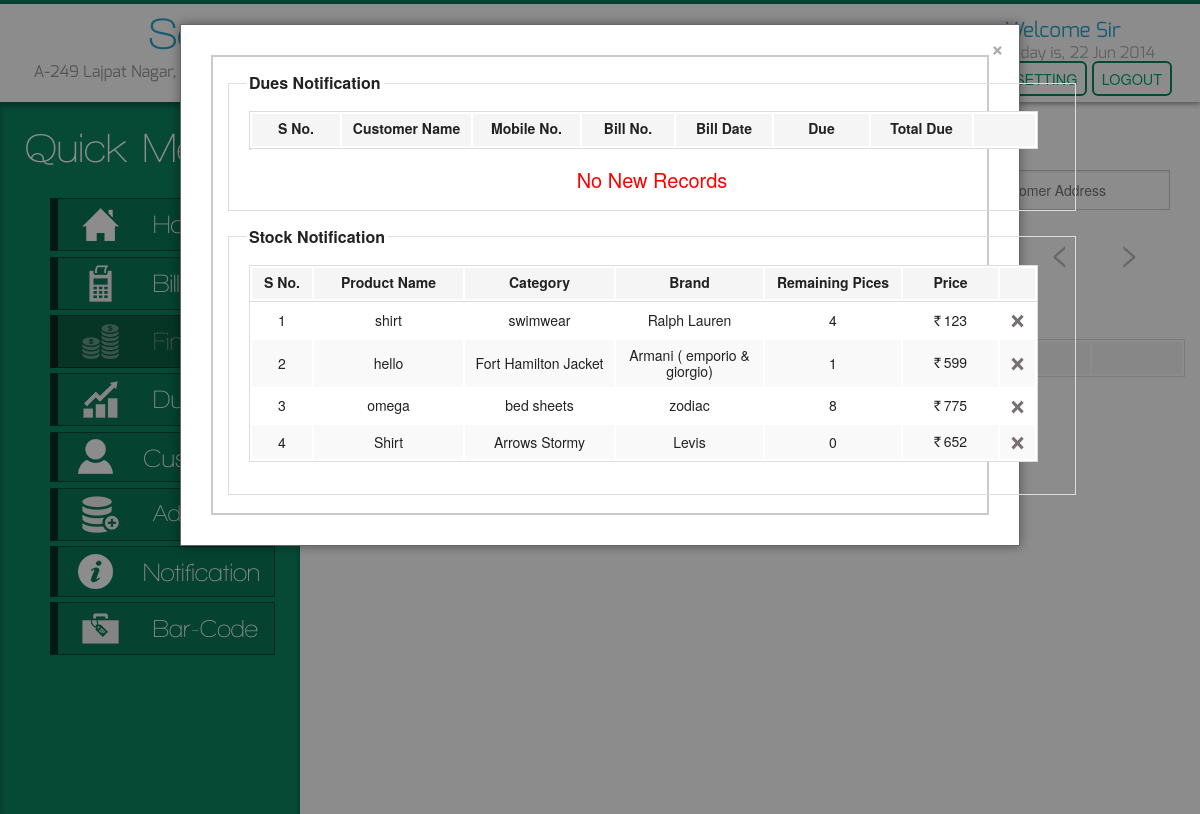
Page /customer.php (signed in) on the committed database.
### tables this page shows
CREATE TABLE `product` (
  `product_id` int(11) NOT NULL AUTO_INCREMENT,
  `barcode` varchar(20) NOT NULL,
  `category` varchar(255) NOT NULL DEFAULT 'misc',
  `product_name` varchar(255) NOT NULL,
  `qty` int(11) NOT NULL,
  `sell_qty` int(11) NOT NULL DEFAULT '0',
  `price` int(11) NOT NULL,
  `brand` varchar(255) NOT NULL,
  `color` varchar(255) NOT NULL,
  `size` varchar(255) NOT NULL,
  `type` varchar(255) NOT NULL,
  `notification_status` char(1) NOT NULL DEFAULT '1',
  `status` char(1) NOT NULL DEFAULT '1',
  PRIMARY KEY (`product_id`)
);

CREATE TABLE `category` (
  `id` int(11) NOT NULL AUTO_INCREMENT,
  `category` varchar(255) NOT NULL,
  `status` int(11) NOT NULL DEFAULT '1',
  PRIMARY KEY (`id`)
);

CREATE TABLE `brand` (
  `id` int(11) NOT NULL AUTO_INCREMENT,
  `brand` varchar(255) NOT NULL,
  `status` int(11) NOT NULL DEFAULT '1',
  PRIMARY KEY (`id`)
);

### customer.php (the view, shortened to what this page needs)
<?php include 'header.php' ?>
<div class="row">
	<?php include 'quicknav.php' ?>
	<div class="large-9 columns viewstock">
		<div class="row">
			<div class="large-6 large-centered columns" id="viewstock-heading">
			</div>
		</div>
	<form action="" method="post">
		<div class="row">
			<div class="large-12 columns">
				<div class="large-3 columns">
				</div>
				<div class="large-3 columns">
				</div>
				<div class="large-3 columns">
				</div>
				<div class="large-3 columns">
					<input list="address_datalist" type="text" id="address" name="customer_address" autocomplete="off" value="" placeholder="Customer Address" >
				</div>
			</div>
		</div>
		<div class="row manage_bill_btn">
			<div class="large-6 columns large-offset-3">
				<center>
					<button name="search_btn" id="search_btn">SEARCH</button>
					<button type="reset">RESET</button>
				</center>
			</div>
			<div class="large-3 columns arrows" style="text-align:right; padding-right:60px; padding-top:10px;">
				<span class="arrow_btn left_arrow left_move"> &lt; </span>
				<span style="margin-left:40px;" class="arrow_btn right_arrow right_move"> &gt; </span>
			</div>
		</div>
	</form>
	<div class="row manage_customer_table">
		<div class="large-12 columns ">
			<center>
				<table>
					<thead>
						<tr>
							<th><center> S No. </center></th>
							<th><center> Customer Name </center></th>
							<th><center> Mobile No. </center></th>
							<th><center> Email Id </center></th>
							<th><center> Address </center></th>
							<th></th>
						</tr>
					</thead>
				</table>
			</center>
		</div>
	</div>
	</div>
</div>
<?php include 'footer.php' ?>

### header.php (shortened to what this page needs)
<!DOCTYPE html>
 <html class="no-js" lang="en" >
<head>
  <link rel="stylesheet" href="css/style.css">
	<link rel="stylesheet" type="text/css" href="css/loading/component.css" />
</head>
<body>
	<div class="la-anim-10"></div>
	<header class="head row">
		<a href="dashboard.php">
		<div class="large-5 columns" id="head-content">
			<p>Sampoorn</p>
			<p>A-249 Lajpat Nagar, Sahibabad, Ghaziabad [+91-9871198786]</p>
		</div>
		</a>
		<div class="large-offset-5 large-2 columns system-detail">
			<p>Welcome Sir</p>
			<p>Today is,
				<span>
					<?php date_default_timezone_set('UTC'); echo date("j M Y"); ?>
				</span>
			 </p>
			 <p>
			 	<a href="system_wizard.php">SETTING</a>
			 	<a href="#" id="logout">LOGOUT</a>
			 </p>
		</div>
	</header>
<?php
$username = $_SESSION['username'];
$query_user = mysql_query("SELECT * FROM user WHERE username = '$username'");
$row_user = mysql_fetch_array($query_user);
$stock_item = $row_user['stock_item'];
$abc = "-".$row_user['due_day']." days";
$from_date = date('Y-m-d', strtotime($abc));
if($row_user['notification'] == "1")
{
	$query_bill_from = mysql_query("SELECT id from bill WHERE created_date > '$from_date' ORDER BY id ASC LIMIT 1");
	$sql_stock = "SELECT product.product_id  AS product_id , category.category AS category ,
		product.product_name AS product_name , product.qty AS qty , product.price AS price,
		brand.brand AS brand ,  product.sell_qty AS sell_qty
		FROM product,category,brand WHERE product.category = category.id AND product.brand = brand.id
		AND product.status = 1 AND product.notification_status = 1 AND product.qty - product.sell_qty <= {$stock_item}";
	$query_stock = mysql_query($sql_stock) or die(mysql_error());
?>
	<div id="notification_modal" class="reveal-modal large" style="margin-top:-80px;">
		<div class="row" >
			<div class="large-12 columns large-centered noti_modal" >
			<fieldset>
				<legend>Dues Notification</legend>
				<table id="due_noti_heading">
				<thead>
					<tr>
						<th><center> S No. </center></th>
						<th><center> Customer Name </center></th>
						<th><center> Mobile No. </center></th>
						<th><center> Bill No. </center></th>
						<th><center> Bill Date </center></th>
						<th><center> Due </center></th>
						<th><center> Total Due </center></th>
						<th></th>
					</tr>
				</thead>
				</table>
				<div id="due_noti_table">
				<table>
				</table>
				</div>
				<?php
				if(mysql_num_rows($query_bill_from) > 0)
				{
					if(mysql_num_rows($query_bill) > 0)
					{
					}
					else
					{
						echo '<div style="text-align:center; font-size:20px;color:red;">
							No New Records
						</div>';
					}
				}
				else
				{
					echo '<div style="text-align:center; font-size:20px;color:red;">
						No New Records
					</div>';
				}
				?>
			</fieldset>
			<fieldset>
				<legend>Stock Notification</legend>
				<table id="stock_noti_heading">
				<thead>
					<tr>
						<th><center> S No. </center></th>
						<th><center> Product Name </center></th>
						<th><center> Category </center></th>
						<th><center> Brand </center></th>
						<th><center> Remaining Pices </center></th>
						<th><center> Price </center></th>
						<th></th>
					</tr>
				</thead>
				</table>
				<div id="stock_noti_table">
				<table>
					<tbody>
					<?php
					if(mysql_num_rows($query_stock) > 0)
					{
						while($row_stock = mysql_fetch_array($query_stock))
						{
							$remaining_pices = $row_stock['qty'] - $row_stock['sell_qty'];
							echo "<tr>";
							echo "<td></td>";
							echo "<td class='product_name'>".$row_stock['product_name']."</td>";
							echo "<td>".$row_stock['category']."</td>";
							echo "<td>".$row_stock['brand']."</td>";
							echo "<td>".$remaining_pices."</td>";
							echo "<td><span class='WebRupee'>Rs. </span>".$row_stock['price']."</td>";
							echo "<td><span class='remove_notification_stock'><img src='img/iconmonstr-x-mark-icon.png' title='Delete product from notification' style='height:18px;'></span></td>";
							echo "</tr>";
						}
					}
					?>
					</tbody>
				</table>
				</div>
			</fieldset>
			</div>
		</div>
	<a class="close-reveal-modal modal_close">&#215;</a>
	</div>
<?php
}
?>

### css/style.css (style rules this page uses)
body { border-top: 4px solid #0a855f; height: 100%; }
button { background: #0a855f; border: none; border-radius: 6px; box-shadow: none; margin-right: 10px; font-weight: lighter; margin-bottom: 0.4em; }
th { width: 180px; text-align: center; }
td { cursor: pointer; }
.WebRupee { font-family: 'webrupeebook'; }
header { height: 100%; -webkit-box-shadow: 0px 1px 5px 1px rgba(0,0,0,0.4); box-shadow: 0px 1px 5px 1px rgba(0,0,0,0.4); }
.head { padding-top: 8px; padding-bottom: 2px; }
.head #head-content p { text-align: center; }
.head #head-content p:nth-child(1) { color: #2ba6cb; font-size: 2.8em; font-family: 'WalkwayBoldRegular'; }
.head #head-content p:nth-child(2) { margin-top: -5px; color: rgba(0,0,0,0.4); font-family: 'ExoRegular'; font-size: 1em; line-height: 2.6; }
.system-detail { height: 100%; padding: 5px; }
.system-detail p:nth-child(1) { padding-top: 4px; color: #2ba6cb; font-size: 1.3em; font-family: 'ExoRegular'; }
.system-detail p:nth-child(2) { color: #b1b1b1; font-size: 1em; font-family: 'ExoRegular'; line-height: 1.4; }
.system-detail p:nth-child(3) { line-height: 1.9; }
.system-detail p:nth-child(3) a { padding-left: 8px; padding-right: 8px; padding-top: 5px; padding-bottom: 5px; font-size: 0.9em; border-radius: 6px; color: #00a773; border: 2px solid #0a855f; }
.viewstock #viewstock-heading { text-align: center; font-size: 1.8em; color: #0a855f; padding-top: 10px; padding-bottom: 10px; font-family: 'sansationregular'; border-bottom: 5px double #0a855f; margin-bottom: 15px; }
.viewstock input,.viewstock select { height: 40px; }
.manage_bill_btn button { width: 200px !important; }
.manage_customer_table table { margin-top: 20px; }
.manage_customer_table table tr th:nth-child(1) { width: 80px; }
.manage_customer_table table tr th:nth-child(2) { width: 270px; }
.manage_customer_table table tr th:nth-child(3) { width: 140px; }
.manage_customer_table table tr th:nth-child(4) { width: 220px; }
.manage_customer_table table tr th:nth-child(5) { width: 240px; }
.manage_customer_table table tr th:nth-child(6) { width: 120px; }
.arrow_btn { font-size:35px; cursor:pointer; color:#bcbcbc; }
#notification_modal .noti_modal { border:2px solid #CACACA; }
#notification_modal #due_noti_table { max-height: 173px; overflow-y: auto; margin-top: -21px; border-top: none; width: 806px; }
#notification_modal #due_noti_heading tr th:nth-child(1) { width: 88px; }
#notification_modal #due_noti_heading tr th:nth-child(2) { width: 129px; }
#notification_modal #due_noti_heading tr th:nth-child(3) { width: 107px; }
#notification_modal #due_noti_heading tr th:nth-child(4) { width: 92px; }
#notification_modal #due_noti_heading tr th:nth-child(5) { width: 96px; }
#notification_modal #due_noti_heading tr th:nth-child(6) { width: 95px; }
#notification_modal #due_noti_heading tr th:nth-child(7) { width: 101px; }
#notification_modal #due_noti_heading tr th:nth-child(8) { width: 61px; }
#notification_modal #stock_noti_table { max-height: 173px; overflow-y: auto; margin-top: -21px; border-top: none; width: 806px; }
#stock_noti_table table tr { height: 32px; }
#notification_modal #stock_noti_heading tr th:nth-child(1) { width: 60px; }
#notification_modal #stock_noti_heading tr th:nth-child(2) { width: 149px; }
#notification_modal #stock_noti_heading tr th:nth-child(3) { width: 149px; }
#notification_modal #stock_noti_heading tr th:nth-child(4) { width: 147px; }
#notification_modal #stock_noti_heading tr th:nth-child(5) { width: 136px; }
#notification_modal #stock_noti_heading tr th:nth-child(6) { width: 95px; }
#notification_modal #stock_noti_heading tr th:nth-child(7) { width: 35px; }
#notification_modal #stock_noti_table tr td:nth-child(1) { width: 60px; text-align: center; }
#notification_modal #stock_noti_table tr td:nth-child(2) { width: 149px; text-align: center; }
#notification_modal #stock_noti_table tr td:nth-child(3) { width: 149px; text-align: center; }
#notification_modal #stock_noti_table tr td:nth-child(4) { width: 147px; text-align: center; }
#notification_modal #stock_noti_table tr td:nth-child(5) { width: 136px; text-align: center; }
#notification_modal #stock_noti_table tr td:nth-child(6) { width: 95px; text-align: center; }
#notification_modal #stock_noti_table tr td:nth-child(7) { width: 35px; text-align: center; }

### rows in the picture
product: product_name "shirt", category.category "swimwear", brand.brand "Ralph Lauren", remaining_pices "4", price "123"
product: product_name "hello", category.category "Fort Hamilton Jacket", brand.brand "Armani ( emporio & giorgio)", remaining_pices "1", price "599"
product: product_name "omega", category.category "bed sheets", brand.brand "zodiac", remaining_pices "8", price "775"
product: product_name "Shirt", category.category "Arrows Stormy", brand.brand "Levis", remaining_pices "0", price "652"
